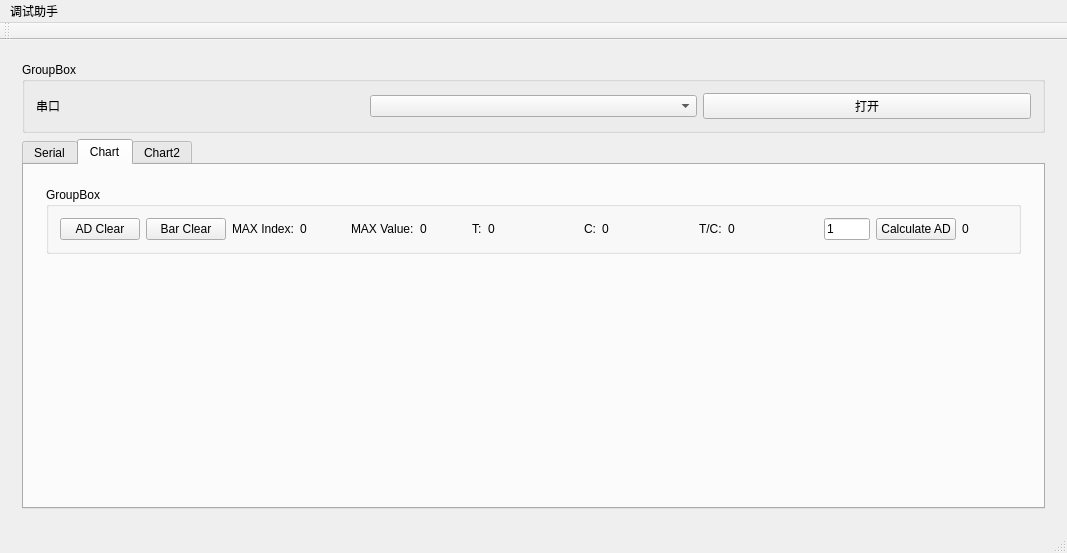
<?xml version="1.0" encoding="UTF-8"?>
<ui version="4.0">
 <class>MainWindow</class>
 <widget class="QMainWindow" name="MainWindow">
  <property name="geometry">
   <rect>
    <x>0</x>
    <y>0</y>
    <width>1067</width>
    <height>553</height>
   </rect>
  </property>
  <property name="windowTitle">
   <string>MainWindow</string>
  </property>
  <widget class="QWidget" name="centralWidget">
   <layout class="QVBoxLayout" name="verticalLayout_5">
    <item>
     <widget class="QWidget" name="widget_3" native="true">
      <layout class="QVBoxLayout" name="verticalLayout_14">
       <item>
        <layout class="QVBoxLayout" name="verticalLayout_12" stretch="0,15">
         <item>
          <widget class="QGroupBox" name="groupBox_2">
           <property name="title">
            <string>GroupBox</string>
           </property>
           <layout class="QVBoxLayout" name="verticalLayout_10">
            <item>
             <layout class="QHBoxLayout" name="horizontalLayout_4">
              <item>
               <widget class="QLabel" name="label">
                <property name="text">
                 <string>串口</string>
                </property>
               </widget>
              </item>
              <item>
               <widget class="MyComboBox" name="comboBox">
                <property name="iconSize">
                 <size>
                  <width>16</width>
                  <height>16</height>
                 </size>
                </property>
               </widget>
              </item>
              <item>
               <widget class="QPushButton" name="pushButton">
                <property name="text">
                 <string>打开</string>
                </property>
               </widget>
              </item>
             </layout>
            </item>
           </layout>
          </widget>
         </item>
         <item>
          <widget class="QTabWidget" name="tabWidget">
           <property name="currentIndex">
            <number>1</number>
           </property>
           <widget class="QWidget" name="tab">
            <attribute name="title">
             <string>Serial</string>
            </attribute>
            <layout class="QVBoxLayout" name="verticalLayout_3">
             <item>
              <widget class="QWidget" name="widget_2" native="true">
               <layout class="QVBoxLayout" name="verticalLayout_2">
                <item>
                 <layout class="QVBoxLayout" name="verticalLayout" stretch="10,0,1">
                  <item>
                   <layout class="QHBoxLayout" name="horizontalLayout_3">
                    <item>
                     <widget class="QPushButton" name="pushButton_3">
                      <property name="text">
                       <string>清除</string>
                      </property>
                     </widget>
                    </item>
                    <item>
                     <widget class="QPlainTextEdit" name="plainTextEdit"/>
                    </item>
                   </layout>
                  </item>
                  <item>
                   <layout class="QHBoxLayout" name="horizontalLayout_9">
                    <item>
                     <spacer name="horizontalSpacer_3">
                      <property name="orientation">
                       <enum>Qt::Horizontal</enum>
                      </property>
                      <property name="sizeHint" stdset="0">
                       <size>
                        <width>40</width>
                        <height>20</height>
                       </size>
                      </property>
                     </spacer>
                    </item>
                   </layout>
                  </item>
                  <item>
                   <layout class="QHBoxLayout" name="horizontalLayout_2">
                    <item>
                     <widget class="QPushButton" name="pushButton_2">
                      <property name="text">
                       <string>发送</string>
                      </property>
                     </widget>
                    </item>
                    <item>
                     <widget class="QTextEdit" name="textEdit"/>
                    </item>
                   </layout>
                  </item>
                 </layout>
                </item>
               </layout>
              </widget>
             </item>
            </layout>
           </widget>
           <widget class="QWidget" name="tab_2">
            <attribute name="title">
             <string>Chart</string>
            </attribute>
            <layout class="QVBoxLayout" name="verticalLayout_4">
             <item>
              <widget class="QWidget" name="widget_4" native="true">
               <layout class="QVBoxLayout" name="verticalLayout_18" stretch="1,0,6,6">
                <item>
                 <layout class="QVBoxLayout" name="verticalLayout_8">
                  <item>
                   <widget class="QGroupBox" name="groupBox">
                    <property name="title">
                     <string>GroupBox</string>
                    </property>
                    <layout class="QVBoxLayout" name="verticalLayout_7">
                     <item>
                      <layout class="QHBoxLayout" name="horizontalLayout" stretch="1,1,1,1,1,1,0,2,0,2,0,2,1,1,1">
                       <item>
                        <widget class="QPushButton" name="pushButton_4">
                         <property name="text">
                          <string>AD Clear</string>
                         </property>
                        </widget>
                       </item>
                       <item>
                        <widget class="QPushButton" name="pushButton_5">
                         <property name="text">
                          <string>Bar Clear</string>
                         </property>
                        </widget>
                       </item>
                       <item>
                        <widget class="QLabel" name="label_2">
                         <property name="text">
                          <string>MAX Index:</string>
                         </property>
                        </widget>
                       </item>
                       <item>
                        <widget class="QLabel" name="label_3">
                         <property name="text">
                          <string>0</string>
                         </property>
                        </widget>
                       </item>
                       <item>
                        <widget class="QLabel" name="label_4">
                         <property name="text">
                          <string>MAX Value:</string>
                         </property>
                        </widget>
                       </item>
                       <item>
                        <widget class="QLabel" name="label_5">
                         <property name="text">
                          <string>0</string>
                         </property>
                        </widget>
                       </item>
                       <item>
                        <widget class="QLabel" name="label_6">
                         <property name="text">
                          <string>T:</string>
                         </property>
                        </widget>
                       </item>
                       <item>
                        <widget class="QLabel" name="label_8">
                         <property name="text">
                          <string>0</string>
                         </property>
                        </widget>
                       </item>
                       <item>
                        <widget class="QLabel" name="label_9">
                         <property name="text">
                          <string>C:</string>
                         </property>
                        </widget>
                       </item>
                       <item>
                        <widget class="QLabel" name="label_10">
                         <property name="text">
                          <string>0</string>
                         </property>
                        </widget>
                       </item>
                       <item>
                        <widget class="QLabel" name="label_11">
                         <property name="text">
                          <string>T/C:</string>
                         </property>
                        </widget>
                       </item>
                       <item>
                        <widget class="QLabel" name="label_12">
                         <property name="text">
                          <string>0</string>
                         </property>
                        </widget>
                       </item>
                       <item>
                        <widget class="QLineEdit" name="lineEdit">
                         <property name="text">
                          <string>1</string>
                         </property>
                        </widget>
                       </item>
                       <item>
                        <widget class="QPushButton" name="pushButton_6">
                         <property name="text">
                          <string>Calculate AD</string>
                         </property>
                        </widget>
                       </item>
                       <item>
                        <widget class="QLabel" name="label_7">
                         <property name="text">
                          <string>0</string>
                         </property>
                        </widget>
                       </item>
                      </layout>
                     </item>
                    </layout>
                   </widget>
                  </item>
                 </layout>
                </item>
                <item>
                 <layout class="QVBoxLayout" name="verticalLayout_13">
                  <item>
                   <spacer name="horizontalSpacer">
                    <property name="orientation">
                     <enum>Qt::Horizontal</enum>
                    </property>
                    <property name="sizeHint" stdset="0">
                     <size>
                      <width>40</width>
                      <height>20</height>
                     </size>
                    </property>
                   </spacer>
                  </item>
                 </layout>
                </item>
                <item>
                 <layout class="QHBoxLayout" name="horizontalLayout_6" stretch="0,10,0">
                  <item>
                   <spacer name="verticalSpacer_3">
                    <property name="orientation">
                     <enum>Qt::Vertical</enum>
                    </property>
                    <property name="sizeHint" stdset="0">
                     <size>
                      <width>1</width>
                      <height>1</height>
                     </size>
                    </property>
                   </spacer>
                  </item>
                  <item>
                   <layout class="QVBoxLayout" name="verticalLayout_9"/>
                  </item>
                  <item>
                   <spacer name="verticalSpacer">
                    <property name="orientation">
                     <enum>Qt::Vertical</enum>
                    </property>
                    <property name="sizeHint" stdset="0">
                     <size>
                      <width>1</width>
                      <height>1</height>
                     </size>
                    </property>
                   </spacer>
                  </item>
                 </layout>
                </item>
                <item>
                 <layout class="QHBoxLayout" name="horizontalLayout_7" stretch="0,10,0">
                  <item>
                   <spacer name="verticalSpacer_4">
                    <property name="orientation">
                     <enum>Qt::Vertical</enum>
                    </property>
                    <property name="sizeHint" stdset="0">
                     <size>
                      <width>1</width>
                      <height>1</height>
                     </size>
                    </property>
                   </spacer>
                  </item>
                  <item>
                   <layout class="QVBoxLayout" name="verticalLayout_15"/>
                  </item>
                  <item>
                   <spacer name="verticalSpacer_2">
                    <property name="orientation">
                     <enum>Qt::Vertical</enum>
                    </property>
                    <property name="sizeHint" stdset="0">
                     <size>
                      <width>1</width>
                      <height>1</height>
                     </size>
                    </property>
                   </spacer>
                  </item>
                 </layout>
                </item>
               </layout>
              </widget>
             </item>
            </layout>
           </widget>
           <widget class="QWidget" name="tab_3">
            <attribute name="title">
             <string>Chart2</string>
            </attribute>
            <layout class="QVBoxLayout" name="verticalLayout_6">
             <item>
              <widget class="QWidget" name="widget" native="true">
               <layout class="QVBoxLayout" name="verticalLayout_11" stretch="1,0,9">
                <item>
                 <layout class="QVBoxLayout" name="verticalLayout_20">
                  <item>
                   <widget class="QGroupBox" name="groupBox_3">
                    <property name="title">
                     <string>GroupBox</string>
                    </property>
                    <layout class="QVBoxLayout" name="verticalLayout_21">
                     <item>
                      <layout class="QHBoxLayout" name="horizontalLayout_8" stretch="1,1,1,1,1,1,1,1">
                       <item>
                        <widget class="QPushButton" name="pushButton_7">
                         <property name="text">
                          <string>AD2 Clear</string>
                         </property>
                        </widget>
                       </item>
                       <item>
                        <widget class="QLabel" name="label_14">
                         <property name="text">
                          <string>Max Index:</string>
                         </property>
                        </widget>
                       </item>
                       <item>
                        <widget class="QLabel" name="label_15">
                         <property name="text">
                          <string>0</string>
                         </property>
                        </widget>
                       </item>
                       <item>
                        <widget class="QLabel" name="label_13">
                         <property name="text">
                          <string>Max Value:</string>
                         </property>
                        </widget>
                       </item>
                       <item>
                        <widget class="QLabel" name="label_17">
                         <property name="text">
                          <string>0</string>
                         </property>
                        </widget>
                       </item>
                       <item>
                        <widget class="QLineEdit" name="lineEdit_2"/>
                       </item>
                       <item>
                        <widget class="QPushButton" name="pushButton_8">
                         <property name="text">
                          <string>Calculate AD2</string>
                         </property>
                        </widget>
                       </item>
                       <item>
                        <widget class="QLabel" name="label_16">
                         <property name="text">
                          <string>0</string>
                         </property>
                        </widget>
                       </item>
                      </layout>
                     </item>
                    </layout>
                   </widget>
                  </item>
                 </layout>
                </item>
                <item>
                 <layout class="QVBoxLayout" name="verticalLayout_19">
                  <item>
                   <spacer name="horizontalSpacer_2">
                    <property name="orientation">
                     <enum>Qt::Horizontal</enum>
                    </property>
                    <property name="sizeHint" stdset="0">
                     <size>
                      <width>40</width>
                      <height>20</height>
                     </size>
                    </property>
                   </spacer>
                  </item>
                 </layout>
                </item>
                <item>
                 <layout class="QHBoxLayout" name="horizontalLayout_5" stretch="0,10,0">
                  <item>
                   <spacer name="verticalSpacer_6">
                    <property name="orientation">
                     <enum>Qt::Vertical</enum>
                    </property>
                    <property name="sizeHint" stdset="0">
                     <size>
                      <width>1</width>
                      <height>1</height>
                     </size>
                    </property>
                   </spacer>
                  </item>
                  <item>
                   <layout class="QVBoxLayout" name="verticalLayout_16"/>
                  </item>
                  <item>
                   <spacer name="verticalSpacer_5">
                    <property name="orientation">
                     <enum>Qt::Vertical</enum>
                    </property>
                    <property name="sizeHint" stdset="0">
                     <size>
                      <width>1</width>
                      <height>1</height>
                     </size>
                    </property>
                   </spacer>
                  </item>
                 </layout>
                </item>
               </layout>
              </widget>
             </item>
            </layout>
           </widget>
          </widget>
         </item>
        </layout>
       </item>
      </layout>
     </widget>
    </item>
   </layout>
  </widget>
  <widget class="QMenuBar" name="menuBar">
   <property name="geometry">
    <rect>
     <x>0</x>
     <y>0</y>
     <width>1067</width>
     <height>23</height>
    </rect>
   </property>
   <widget class="QMenu" name="menu">
    <property name="title">
     <string>调试助手</string>
    </property>
   </widget>
   <addaction name="menu"/>
  </widget>
  <widget class="QToolBar" name="mainToolBar">
   <attribute name="toolBarArea">
    <enum>TopToolBarArea</enum>
   </attribute>
   <attribute name="toolBarBreak">
    <bool>false</bool>
   </attribute>
  </widget>
  <widget class="QStatusBar" name="statusBar"/>
 </widget>
 <layoutdefault spacing="6" margin="11"/>
 <customwidgets>
  <customwidget>
   <class>MyComboBox</class>
   <extends>QComboBox</extends>
   <header>mycombobox.h</header>
  </customwidget>
 </customwidgets>
 <resources/>
 <connections/>
</ui>
